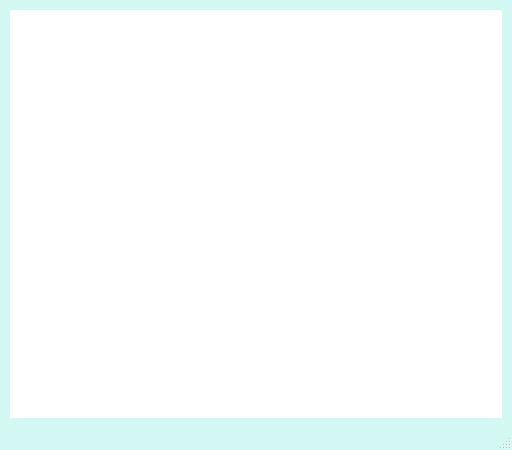
<?xml version="1.0" encoding="UTF-8"?>
<ui version="4.0">
 <class>hayvanBilgisi_MainWindow</class>
 <widget class="QMainWindow" name="hayvanBilgisi_MainWindow">
  <property name="geometry">
   <rect>
    <x>0</x>
    <y>0</y>
    <width>512</width>
    <height>450</height>
   </rect>
  </property>
  <property name="windowTitle">
   <string/>
  </property>
  <property name="styleSheet">
   <string notr="true">/*
Ubuntu Style Sheet for QT Applications
Author: Jaime A. Quiroga P.
Company: GTRONICK
Last updated: 01/10/2021 (dd/mm/yyyy), 15:18.
Available at: https://github.com/GTRONICK/QSS/blob/master/Ubuntu.qss
*/
QMainWindow {
	background-color:rgb(211, 248, 243);
}
QCheckBox {
	padding:2px;
}
QCheckBox:hover {
	border:1px solid rgb(255,150,60);
	border-radius:4px;
	padding: 1px;
	background-color:qlineargradient(spread:pad, x1:0.5, y1:1, x2:0.5, y2:0, stop:0 rgba(190, 90, 50, 50), stop:1 rgba(250, 130, 40, 50));
}
QCheckBox::indicator:checked {
	border:1px solid rgb(246, 134, 86);
	border-radius:4px;
  	background-color:rgb(246, 134, 86)
}
QCheckBox::indicator:unchecked {
	border-width:1px solid rgb(246, 134, 86);
	border-radius:4px;
  	background-color:rgb(255,255,255);
}
QColorDialog {
	background-color:#f0f0f0;
}
QComboBox {
	color:rgb(81,72,65);
	background: #ffffff;
}
QComboBox:editable {
	selection-color:rgb(81,72,65);
	selection-background-color: #ffffff;
}
QComboBox QAbstractItemView {
	selection-color: #ffffff;
	selection-background-color: rgb(246, 134, 86);
}
QComboBox:!editable:on, QComboBox::drop-down:editable:on {
	color:  #1e1d23;	
}
QDateTimeEdit, QDateEdit, QDoubleSpinBox, QFontComboBox {
	color:rgb(81,72,65);
	background-color: #ffffff;
}

QDialog {
	background-color:#f0f0f0;
}

QLabel,QLineEdit {
	color:rgb(17,17,17);
}
QLineEdit {
	background-color:rgb(255,255,255);
	selection-background-color:rgb(236,116,64);
}
QMenuBar {
	color:rgb(223,219,210);
	background-color:rgb(65,64,59);
}
QMenuBar::item {
	padding-top:4px;
	padding-left:4px;
	padding-right:4px;
	color:rgb(223,219,210);
	background-color:rgb(65,64,59);
}
QMenuBar::item:selected {
	color:rgb(255,255,255);
	padding-top:2px;
	padding-left:2px;
	padding-right:2px;
	border-top-width:2px;
	border-left-width:2px;
	border-right-width:2px;
	border-top-right-radius:4px;
	border-top-left-radius:4px;
	border-style:solid;
	background-color:rgb(65,64,59);
	border-top-color: rgb(47,47,44);
	border-right-color: qlineargradient(spread:pad, x1:0, y1:1, x2:1, y2:0, stop:0 rgba(90, 87, 78, 255), stop:1 rgba(47,47,44, 255));
	border-left-color:  qlineargradient(spread:pad, x1:1, y1:0, x2:0, y2:0, stop:0 rgba(90, 87, 78, 255), stop:1 rgba(47,47,44, 255));
}
QMenu {
	color:rgb(223,219,210);
	background-color:rgb(65,64,59);
}
QMenu::item {
	color:rgb(223,219,210);
	padding:4px 10px 4px 20px;
}
QMenu::item:selected {
	color:rgb(255,255,255);
	background-color: qlineargradient(spread:pad, x1:0.5, y1:1, x2:0.5, y2:0, stop:0 rgba(225, 108, 54, 255), stop:1 rgba(246, 134, 86, 255));
	border-style:solid;
	border-width:3px;
	padding:4px 7px 4px 17px;
	border-bottom-color:qlineargradient(spread:pad, x1:0.5, y1:1, x2:0.5, y2:0, stop:0 rgba(175,85,48,255), stop:1 rgba(236,114,67, 255));
	border-top-color:qlineargradient(spread:pad, x1:0.5, y1:1, x2:0.5, y2:0, stop:0 rgba(253,156,113,255), stop:1 rgba(205,90,46, 255));
	border-right-color:qlineargradient(spread:pad, x1:0, y1:0.5, x2:1, y2:0.5, stop:0 rgba(253,156,113,255), stop:1 rgba(205,90,46, 255));
	border-left-color:qlineargradient(spread:pad, x1:1, y1:0.5, x2:0, y2:0.5, stop:0 rgba(253,156,113,255), stop:1 rgba(205,90,46, 255));
}
QPlainTextEdit {
	border: 1px solid transparent;
	color:rgb(17,17,17);
	selection-background-color:rgb(236,116,64);
    background-color: #FFFFFF;
}
QProgressBar {
	text-align: center;
	color: rgb(0, 0, 0);
	border: 1px inset rgb(150,150,150); 
	border-radius: 10px;
	background-color:rgb(221,221,219);
}
QProgressBar::chunk:horizontal {
	background-color: qlineargradient(spread:pad, x1:0.5, y1:1, x2:0.5, y2:0, stop:0 rgba(225, 108, 54, 255), stop:1 rgba(246, 134, 86, 255));
	border:1px solid;
	border-radius:8px;
	border-bottom-color:qlineargradient(spread:pad, x1:0.5, y1:1, x2:0.5, y2:0, stop:0 rgba(175,85,48,255), stop:1 rgba(236,114,67, 255));
	border-top-color:qlineargradient(spread:pad, x1:0.5, y1:1, x2:0.5, y2:0, stop:0 rgba(253,156,113,255), stop:1 rgba(205,90,46, 255));
	border-right-color:qlineargradient(spread:pad, x1:0, y1:0.5, x2:1, y2:0.5, stop:0 rgba(253,156,113,255), stop:1 rgba(205,90,46, 255));
	border-left-color:qlineargradient(spread:pad, x1:1, y1:0.5, x2:0, y2:0.5, stop:0 rgba(253,156,113,255), stop:1 rgba(205,90,46, 255));
}
QPushButton{
	background-color:rgb(65,64,59);
	color:rgb(17,17,17);
	border-width: 1px;
	border-radius: 6px;
	border-bottom-color: rgb(150,150,150);
	border-right-color: rgb(165,165,165);
	border-left-color: rgb(165,165,165);
	border-top-color: rgb(180,180,180);
	border-style: solid;
	padding: 4px;
	background-color: qlineargradient(spread:pad, x1:0.5, y1:1, x2:0.5, y2:0, stop:0 rgba(220, 220, 220, 255), stop:1 rgba(255, 255, 255, 255));
}
QPushButton:hover{
	color:rgb(17,17,17);
	border-width: 1px;
	border-radius:6px;
	border-top-color: rgb(255,150,60);
	border-right-color: qlineargradient(spread:pad, x1:0, y1:1, x2:1, y2:0, stop:0 rgba(200, 70, 20, 255), stop:1 rgba(255,150,60, 255));
	border-left-color:  qlineargradient(spread:pad, x1:1, y1:0, x2:0, y2:0, stop:0 rgba(200, 70, 20, 255), stop:1 rgba(255,150,60, 255));
	border-bottom-color: rgb(200,70,20);
	border-style: solid;
	padding: 2px;
	background-color: qlineargradient(spread:pad, x1:0.5, y1:1, x2:0.5, y2:0, stop:0 rgba(220, 220, 220, 255), stop:1 rgba(255, 255, 255, 255));
}
QPushButton:default{
	color:rgb(17,17,17);
	border-width: 1px;
	border-radius:6px;
	border-top-color: rgb(255,150,60);
	border-right-color: qlineargradient(spread:pad, x1:0, y1:1, x2:1, y2:0, stop:0 rgba(200, 70, 20, 255), stop:1 rgba(255,150,60, 255));
	border-left-color:  qlineargradient(spread:pad, x1:1, y1:0, x2:0, y2:0, stop:0 rgba(200, 70, 20, 255), stop:1 rgba(255,150,60, 255));
	border-bottom-color: rgb(200,70,20);
	border-style: solid;
	padding: 2px;
	background-color: qlineargradient(spread:pad, x1:0.5, y1:1, x2:0.5, y2:0, stop:0 rgba(220, 220, 220, 255), stop:1 rgba(255, 255, 255, 255));
}
QPushButton:pressed{
	color:rgb(17,17,17);
	border-width: 1px;
	border-radius: 6px;
	border-width: 1px;
	border-top-color: rgba(255,150,60,200);
	border-right-color: qlineargradient(spread:pad, x1:0, y1:1, x2:1, y2:0, stop:0 rgba(200, 70, 20, 255), stop:1 rgba(255,150,60, 200));
	border-left-color:  qlineargradient(spread:pad, x1:1, y1:0, x2:0, y2:0, stop:0 rgba(200, 70, 20, 255), stop:1 rgba(255,150,60, 200));
	border-bottom-color: rgba(200,70,20,200);
	border-style: solid;
	padding: 2px;
	background-color: qlineargradient(spread:pad, x1:0.5, y1:0, x2:0.5, y2:1, stop:0 rgba(220, 220, 220, 255), stop:1 rgba(255, 255, 255, 255));
}
QPushButton:disabled{
	color:rgb(174,167,159);
	border-width: 1px;
	border-radius: 6px;
	background-color: qlineargradient(spread:pad, x1:0.5, y1:1, x2:0.5, y2:0, stop:0 rgba(200, 200, 200, 255), stop:1 rgba(230, 230, 230, 255));
}
QRadioButton {
	padding: 1px;
}
QRadioButton::indicator:checked {
	height: 10px;
	width: 10px;
	border-style:solid;
	border-radius:5px;
	border-width: 1px;
	border-color: rgba(246, 134, 86, 255);
	color: #a9b7c6;
	background-color:rgba(246, 134, 86, 255);
}
QRadioButton::indicator:!checked {
	height: 10px;
	width: 10px;
	border-style:solid;
	border-radius:5px;
	border-width: 1px;
	border-color: rgb(246, 134, 86);
	color: #a9b7c6;
	background-color: transparent;
}
QScrollArea {
	color: white;
	background-color:#f0f0f0;
}
QSlider::groove {
	border-style: solid;
	border-width: 1px;
	border-color: rgb(207,207,207);
}
QSlider::groove:horizontal {
	height: 5px;
	background: rgb(246, 134, 86);
}
QSlider::groove:vertical {
	width: 5px;
	background: rgb(246, 134, 86);
}
QSlider::handle:horizontal {
	background: rgb(253,253,253);
	border-style: solid;
	border-width: 1px;
	border-color: rgb(207,207,207);
	width: 12px;
	margin: -5px 0;
	border-radius: 7px;
}
QSlider::handle:vertical {
	background: rgb(253,253,253);
	border-style: solid;
	border-width: 1px;
	border-color: rgb(207,207,207);
	height: 12px;
	margin: 0 -5px;
	border-radius: 7px;
}
QSlider::add-page:horizontal, QSlider::add-page:vertical {
 	background: white;
}
QSlider::sub-page:horizontal, QSlider::sub-page:vertical {
	background: rgb(246, 134, 86);
}
QStatusBar, QSpinBox {
	color:rgb(81,72,65);
}
QSpinBox {
	background-color: #ffffff;
}
QScrollBar:horizontal {
	max-height: 20px;
	border: 1px transparent;
	margin: 0px 20px 0px 20px;
}
QScrollBar::handle:horizontal {
	background: rgb(253,253,253);
	border: 1px solid rgb(207,207,207);
	border-radius: 7px;
	min-width: 25px;
}
QScrollBar::handle:horizontal:hover {
	background: rgb(253,253,253);
	border: 1px solid rgb(255,150,60);
	border-radius: 7px;
	min-width: 25px;
}
QScrollBar::add-line:horizontal {
  	border: 1px solid rgb(207,207,207);
  	border-top-right-radius: 7px;
  	border-top-left-radius: 7px;
  	border-bottom-right-radius: 7px;
  	background: rgb(255, 255, 255);
  	width: 20px;
  	subcontrol-position: right;
  	subcontrol-origin: margin;
}
QScrollBar::add-line:horizontal:hover {
  	border: 1px solid rgb(255,150,60);
  	border-top-right-radius: 7px;
  	border-top-left-radius: 7px;
  	border-bottom-right-radius: 7px;
  	background: rgb(255, 255, 255);
  	width: 20px;
  	subcontrol-position: right;
  	subcontrol-origin: margin;
}
QScrollBar::add-line:horizontal:pressed {
  	border: 1px solid grey;
  	border-top-left-radius: 7px;
  	border-top-right-radius: 7px;
  	border-bottom-right-radius: 7px;
  	background: rgb(231,231,231);
  	width: 20px;
  	subcontrol-position: right;
  	subcontrol-origin: margin;
}
QScrollBar::sub-line:horizontal {
  	border: 1px solid rgb(207,207,207);
  	border-top-right-radius: 7px;
  	border-top-left-radius: 7px;
  	border-bottom-left-radius: 7px;
  	background: rgb(255, 255, 255);
  	width: 20px;
  	subcontrol-position: left;
  	subcontrol-origin: margin;
}
QScrollBar::sub-line:horizontal:hover {
  	border: 1px solid rgb(255,150,60);
  	border-top-right-radius: 7px;
  	border-top-left-radius: 7px;
  	border-bottom-left-radius: 7px;
  	background: rgb(255, 255, 255);
  	width: 20px;
  	subcontrol-position: left;
  	subcontrol-origin: margin;
}
QScrollBar::sub-line:horizontal:pressed {
  	border: 1px solid grey;
  	border-top-right-radius: 7px;
  	border-top-left-radius: 7px;
  	border-bottom-left-radius: 7px;
  	background: rgb(231,231,231);
  	width: 20px;
  	subcontrol-position: left;
  	subcontrol-origin: margin;
}
QScrollBar::left-arrow:horizontal {
  	border: 1px transparent grey;
  	border-top-left-radius: 3px;
  	border-bottom-left-radius: 3px;
  	width: 6px;
  	height: 6px;
  	background: rgb(230,230,230);
}
QScrollBar::right-arrow:horizontal {
	border: 1px transparent grey;
	border-top-right-radius: 3px;
	border-bottom-right-radius: 3px;
  	width: 6px;
  	height: 6px;
 	background: rgb(230,230,230);
}
QScrollBar::add-page:horizontal, QScrollBar::sub-page:horizontal {
 	background: none;
} 
QScrollBar:vertical {
	max-width: 20px;
	border: 1px transparent grey;
	margin: 20px 0px 20px 0px;
}
QScrollBar::add-line:vertical {
	border: 1px solid;
	border-color: rgb(207,207,207);
	border-bottom-right-radius: 7px;
	border-bottom-left-radius: 7px;
	border-top-left-radius: 7px;
	background: rgb(255, 255, 255);
  	height: 20px;
  	subcontrol-position: bottom;
  	subcontrol-origin: margin;
}
QScrollBar::add-line:vertical:hover {
  	border: 1px solid;
  	border-color: rgb(255,150,60);
  	border-bottom-right-radius: 7px;
  	border-bottom-left-radius: 7px;
  	border-top-left-radius: 7px;
  	background: rgb(255, 255, 255);
  	height: 20px;
  	subcontrol-position: bottom;
  	subcontrol-origin: margin;
}
QScrollBar::add-line:vertical:pressed {
  	border: 1px solid grey;
  	border-bottom-left-radius: 7px;
  	border-bottom-right-radius: 7px;
  	border-top-left-radius: 7px;
  	background: rgb(231,231,231);
  	height: 20px;
  	subcontrol-position: bottom;
  	subcontrol-origin: margin;
}
QScrollBar::sub-line:vertical {
  	border: 1px solid rgb(207,207,207);
  	border-top-right-radius: 7px;
  	border-top-left-radius: 7px;
  	border-bottom-left-radius: 7px;
  	background: rgb(255, 255, 255);
  	height: 20px;
  	subcontrol-position: top;
  	subcontrol-origin: margin;
}
QScrollBar::sub-line:vertical:hover {
  	border: 1px solid rgb(255,150,60);
  	border-top-right-radius: 7px;
  	border-top-left-radius: 7px;
  	border-bottom-left-radius: 7px;
	background: rgb(255, 255, 255);
  	height: 20px;
  	subcontrol-position: top;
  	subcontrol-origin: margin;
}
QScrollBar::sub-line:vertical:pressed {
  	border: 1px solid grey;
  	border-top-left-radius: 7px;
  	border-top-right-radius: 7px;
  	background: rgb(231,231,231);
 	height: 20px;
  	subcontrol-position: top;
  	subcontrol-origin: margin;
}
QScrollBar::handle:vertical {
	background: rgb(253,253,253);
	border: 1px solid rgb(207,207,207);
	border-radius: 7px;
	min-height: 25px;
}
QScrollBar::handle:vertical:hover {
	background: rgb(253,253,253);
	border: 1px solid rgb(255,150,60);
	border-radius: 7px;
	min-height: 25px;
}
QScrollBar::up-arrow:vertical {
	border: 1px transparent grey;
  	border-top-left-radius: 3px;
	border-top-right-radius: 3px;
  	width: 6px;
  	height: 6px;
  	background: rgb(230,230,230);
}
QScrollBar::down-arrow:vertical {
  	border: 1px transparent grey;
  	border-bottom-left-radius: 3px;
  	border-bottom-right-radius: 3px;
  	width: 6px;
  	height: 6px;
  	background: rgb(230,230,230);
}
QScrollBar::add-page:vertical, QScrollBar::sub-page:vertical {
  	background: none;
}
QTabWidget {
	color:rgb(0,0,0);
	background-color:rgb(247,246,246);
}
QTabWidget::pane {
	border-color: rgb(180,180,180);
	background-color:rgb(247,246,246);
	border-style: solid;
	border-width: 1px;
  	border-radius: 6px;
}
QTabBar::tab {
	padding-left:4px;
	padding-right:4px;
	padding-bottom:2px;
	padding-top:2px;
	color:rgb(81,72,65);
  	background-color: qlineargradient(spread:pad, x1:0.5, y1:1, x2:0.5, y2:0, stop:0 rgba(221,218,217,255), stop:1 rgba(240,239,238,255));
	border-style: solid;
	border-width: 1px;
  	border-top-right-radius:4px;
	border-top-left-radius:4px;
	border-top-color: rgb(180,180,180);
	border-left-color: rgb(180,180,180);
	border-right-color: rgb(180,180,180);
	border-bottom-color: transparent;
}
QTabBar::tab:selected, QTabBar::tab:last:selected, QTabBar::tab:hover {
  	background-color:rgb(247,246,246);
  	margin-left: 0px;
  	margin-right: 1px;
}
QTabBar::tab:!selected {
	margin-top: 1px;
	margin-right: 1px;
}
QTextEdit {
	border-width: 1px;
	border-style: solid;
	border-color:transparent;
	color:rgb(17,17,17);
	selection-background-color:rgb(236,116,64);
}
QTimeEdit, QToolBox, QToolBox::tab, QToolBox::tab:selected {
	color:rgb(81,72,65);
	background-color: #ffffff;
}</string>
  </property>
  <widget class="QWidget" name="centralwidget">
   <layout class="QGridLayout" name="gridLayout">
    <item row="0" column="0">
     <widget class="QTextEdit" name="ekstraBilgiler_textEdit">
      <property name="sizePolicy">
       <sizepolicy hsizetype="Fixed" vsizetype="Fixed">
        <horstretch>0</horstretch>
        <verstretch>0</verstretch>
       </sizepolicy>
      </property>
      <property name="maximumSize">
       <size>
        <width>999999</width>
        <height>9999999</height>
       </size>
      </property>
      <property name="font">
       <font>
        <pointsize>10</pointsize>
       </font>
      </property>
     </widget>
    </item>
   </layout>
  </widget>
  <widget class="QMenuBar" name="menubar">
   <property name="geometry">
    <rect>
     <x>0</x>
     <y>0</y>
     <width>512</width>
     <height>25</height>
    </rect>
   </property>
  </widget>
  <widget class="QStatusBar" name="statusbar"/>
 </widget>
 <resources/>
 <connections/>
</ui>
